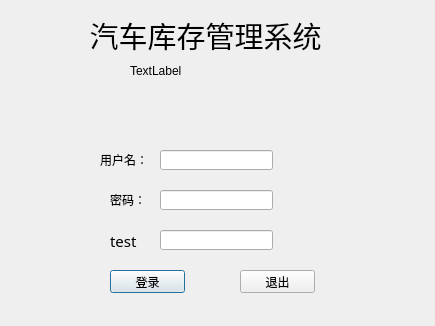
<?xml version="1.0" encoding="UTF-8"?>
<ui version="4.0">
 <class>LoginDialog</class>
 <widget class="QDialog" name="LoginDialog">
  <property name="geometry">
   <rect>
    <x>0</x>
    <y>0</y>
    <width>435</width>
    <height>326</height>
   </rect>
  </property>
  <property name="windowTitle">
   <string>Dialog</string>
  </property>
  <widget class="QLabel" name="label">
   <property name="geometry">
    <rect>
     <x>70</x>
     <y>10</y>
     <width>271</width>
     <height>51</height>
    </rect>
   </property>
   <property name="text">
    <string>&lt;html&gt;&lt;head/&gt;&lt;body&gt;&lt;p align=&quot;center&quot;&gt;&lt;span style=&quot; font-size:22pt;&quot;&gt;汽车库存管理系统&lt;/span&gt;&lt;/p&gt;&lt;/body&gt;&lt;/html&gt;</string>
   </property>
  </widget>
  <widget class="QLabel" name="label_2">
   <property name="geometry">
    <rect>
     <x>100</x>
     <y>150</y>
     <width>54</width>
     <height>21</height>
    </rect>
   </property>
   <property name="text">
    <string>&lt;html&gt;&lt;head/&gt;&lt;body&gt;&lt;p&gt;用户名：&lt;/p&gt;&lt;/body&gt;&lt;/html&gt;</string>
   </property>
  </widget>
  <widget class="QLabel" name="label_3">
   <property name="geometry">
    <rect>
     <x>110</x>
     <y>190</y>
     <width>54</width>
     <height>21</height>
    </rect>
   </property>
   <property name="text">
    <string>&lt;html&gt;&lt;head/&gt;&lt;body&gt;&lt;p&gt;密码：&lt;/p&gt;&lt;/body&gt;&lt;/html&gt;</string>
   </property>
  </widget>
  <widget class="QLineEdit" name="userline">
   <property name="geometry">
    <rect>
     <x>160</x>
     <y>150</y>
     <width>113</width>
     <height>20</height>
    </rect>
   </property>
  </widget>
  <widget class="QLineEdit" name="passwordline">
   <property name="geometry">
    <rect>
     <x>160</x>
     <y>190</y>
     <width>113</width>
     <height>20</height>
    </rect>
   </property>
  </widget>
  <widget class="QLabel" name="piclabel">
   <property name="geometry">
    <rect>
     <x>280</x>
     <y>120</y>
     <width>101</width>
     <height>101</height>
    </rect>
   </property>
   <property name="text">
    <string/>
   </property>
  </widget>
  <widget class="QLabel" name="pic1">
   <property name="geometry">
    <rect>
     <x>130</x>
     <y>0</y>
     <width>151</width>
     <height>141</height>
    </rect>
   </property>
   <property name="text">
    <string>TextLabel</string>
   </property>
  </widget>
  <widget class="QLineEdit" name="yanzhengline">
   <property name="geometry">
    <rect>
     <x>160</x>
     <y>230</y>
     <width>113</width>
     <height>20</height>
    </rect>
   </property>
  </widget>
  <widget class="QLabel" name="yanzhenglabel">
   <property name="geometry">
    <rect>
     <x>110</x>
     <y>230</y>
     <width>61</width>
     <height>21</height>
    </rect>
   </property>
   <property name="font">
    <font>
     <family>Franklin Gothic Demi</family>
    </font>
   </property>
   <property name="text">
    <string>&lt;html&gt;&lt;head/&gt;&lt;body&gt;&lt;p&gt;&lt;span style=&quot; font-size:11pt;&quot;&gt;test&lt;/span&gt;&lt;/p&gt;&lt;/body&gt;&lt;/html&gt;</string>
   </property>
  </widget>
  <widget class="QPushButton" name="loginbtn">
   <property name="geometry">
    <rect>
     <x>110</x>
     <y>270</y>
     <width>75</width>
     <height>23</height>
    </rect>
   </property>
   <property name="text">
    <string>登录</string>
   </property>
  </widget>
  <widget class="QPushButton" name="exitbtn">
   <property name="geometry">
    <rect>
     <x>240</x>
     <y>270</y>
     <width>75</width>
     <height>23</height>
    </rect>
   </property>
   <property name="text">
    <string>退出</string>
   </property>
  </widget>
  <zorder>piclabel</zorder>
  <zorder>label</zorder>
  <zorder>label_2</zorder>
  <zorder>label_3</zorder>
  <zorder>userline</zorder>
  <zorder>passwordline</zorder>
  <zorder>pic1</zorder>
  <zorder>yanzhengline</zorder>
  <zorder>yanzhenglabel</zorder>
  <zorder>loginbtn</zorder>
  <zorder>exitbtn</zorder>
 </widget>
 <resources/>
 <connections/>
</ui>
